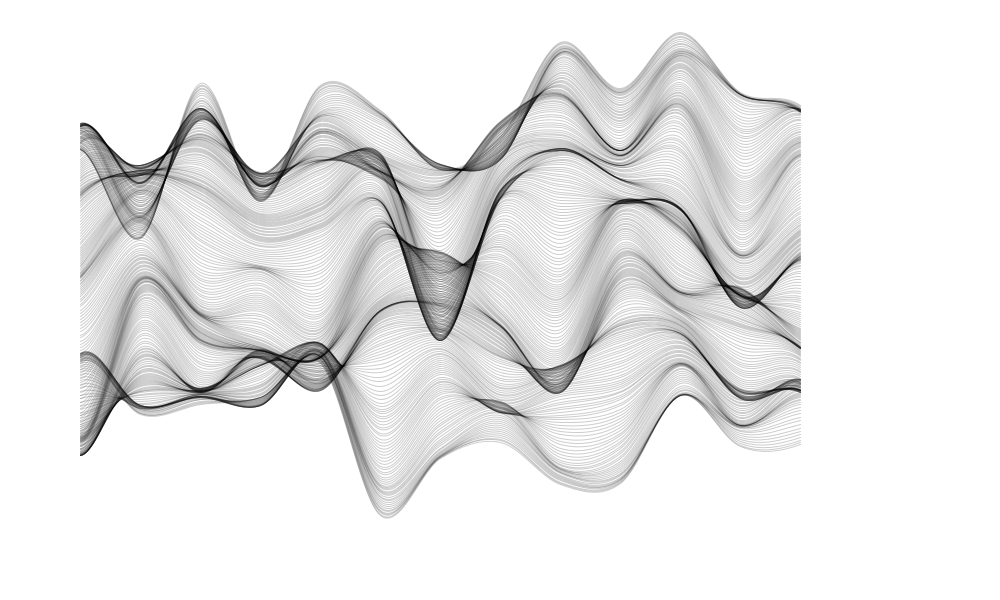
Frame 1 (no input)
Frame 60 (the mouse pressed at the canvas centre just before this capture): identical to frame 1, image omitted
Frame 120 (the mouse held since frame 60 and released just before this capture): identical to frame 1, image omitted

The Processing sketch that drew this single still picture (run headless with seeded random() and noise(); from frame 60 on, the mouse is pressed at the canvas centre):

// Processing sketch: Perlin_00
// ── Perlin_00.pde
float a = 0.01;
void setup() {
  size(1000, 600);
  noFill();
  //noiseDetail(3);
}

void draw() {
  stroke(0,50);
  background(255);
  for (int j = 0; j< 300; j++) {
    beginShape();
    for (int i = 0; i< 15; i++) {
      curveVertex(20+60*i, height/2 +300*noise(i, j*a)-300+j*1);
      //curveVertex(20+40*i, height/2 +random(-150,150));
    }
    endShape();
  }
}

void keyPressed() {
  if (key == 'a') {
    a += 0.001;
  }
  if (key == 's') {
    a -=0.001;
  }
  if (key == 'd' || key == ' '){
   noiseSeed(int(random(100))); 
  }
  println(a);
}
